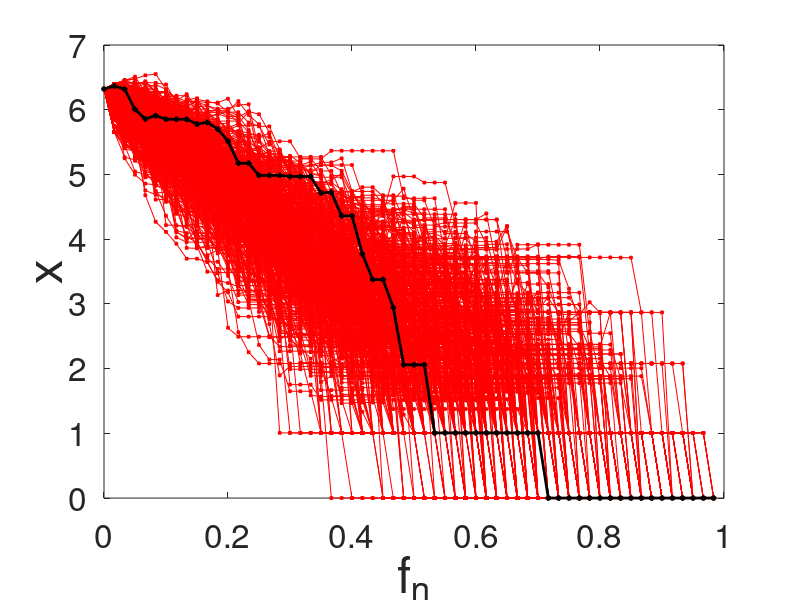
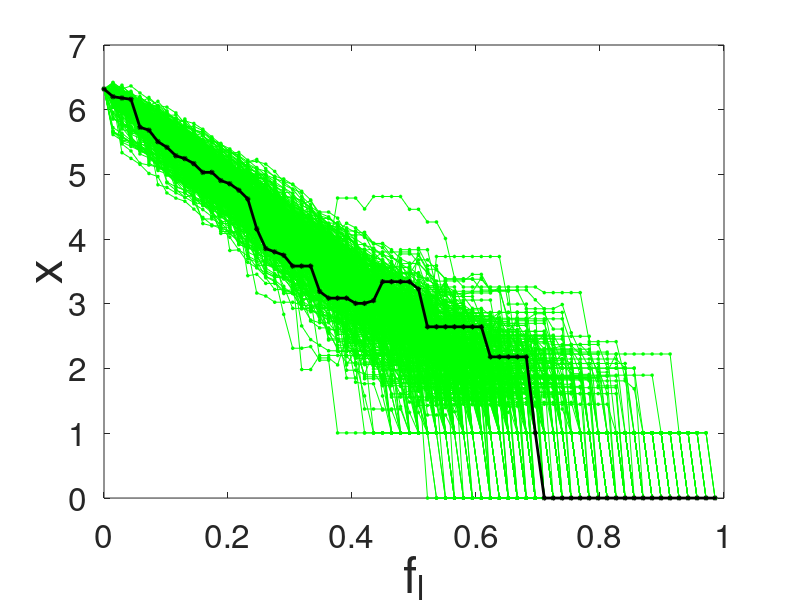
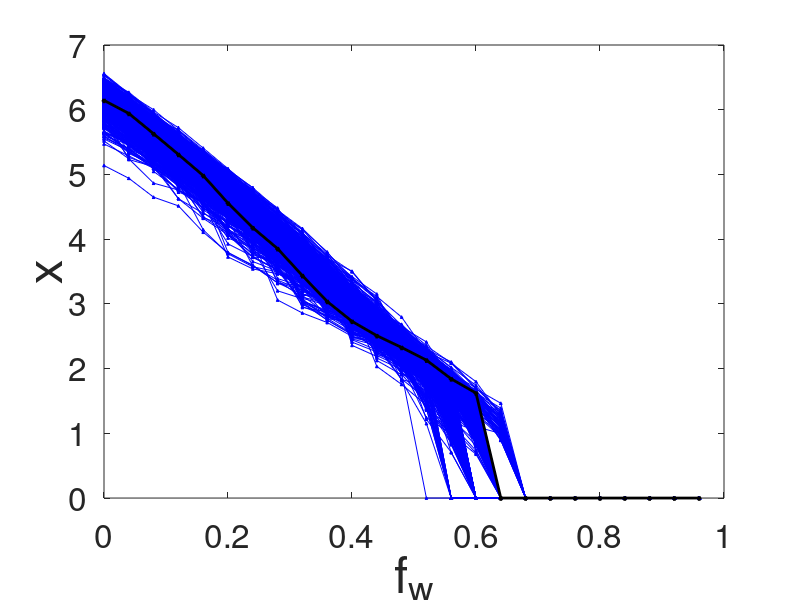
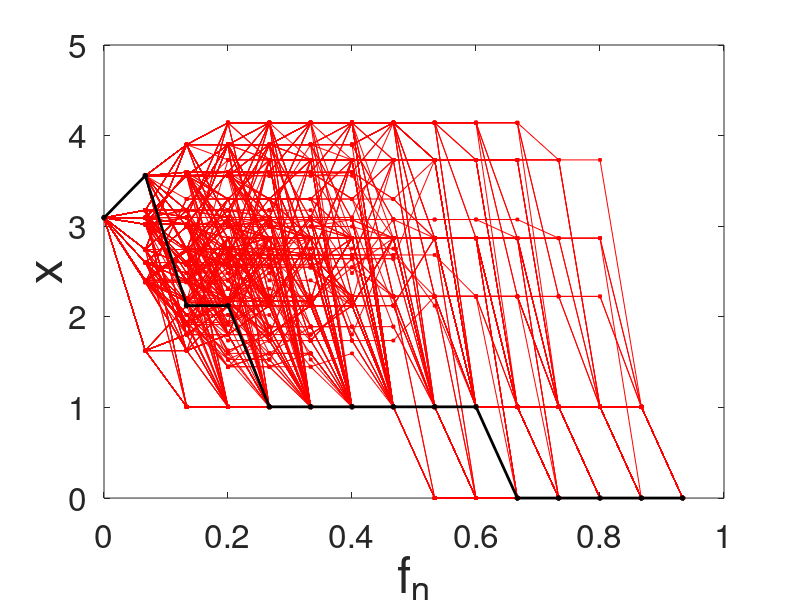

These charts were generated, in order, by the following MATLAB code: (Note: a time limit stopped this script after it produced the figures.)
function Figure3_f
%% plot figure 3 a-f

simsize = 2;

%% node TYB
figure1 = figure('color',[1 1 1]);
axes1 = axes('Parent',figure1,'FontSize',24);
box(axes1,'on');
hold(axes1,'on');
load TYB_node_a2
outputs_node = outputs;
[m,n,z] = size(outputs_node);
for i = 1:m
    output_one_node(1:n,1:z) = outputs_node(i,:,:);
    plot(1-output_one_node(:,4),output_one_node(:,1),'-rs','MarkerSize',simsize,'MarkerFaceColor','r','MarkerEdgeColor','r','LineWidth',0.01)
    hold on
end
i = m;
output_one_node(1:n,1:z) = outputs_node(i,:,:);
plot(1-output_one_node(:,4),output_one_node(:,1),'-ks','MarkerSize',simsize,'MarkerFaceColor','k','MarkerEdgeColor','k','LineWidth',2)
hold on
xlabel('f_n','FontSize',36);ylabel('x','FontSize',36)


%% link TYB
figure1 = figure('color',[1 1 1]);
axes1 = axes('Parent',figure1,'FontSize',24);
box(axes1,'on');
hold(axes1,'on');
load TYB_link_a2
outputs_link = outputs;
[m,n,z] = size(outputs_link);
for i = 1:m
    output_one_link(1:n,1:z) = outputs_link(i,:,:);
    plot(1-output_one_link(:,4),output_one_link(:,1),'-go','MarkerSize',simsize,'MarkerFaceColor','g','MarkerEdgeColor','g','LineWidth',0.01)
    hold on
end
i = m;
output_one_link(1:n,1:z) = outputs_link(i,:,:);
plot(1-output_one_link(:,4),output_one_link(:,1),'-ko','MarkerSize',simsize,'MarkerFaceColor','k','MarkerEdgeColor','k','LineWidth',2)
  
% xlim([0,1]);ylim([0,1]);
xlabel('f_l','FontSize',36);ylabel('x','FontSize',36)

%% weight TYB
figure1 = figure('color',[1 1 1]);
axes1 = axes('Parent',figure1,'FontSize',24);
box(axes1,'on');
hold(axes1,'on');
load TYB_weight_a2
outputs_weight = outputs;
[m,n,z] = size(outputs_weight);
for i = 1:m
    output_one_weight(1:n,1:z) = outputs_weight(i,:,:);
    plot(1-output_one_weight(:,4),output_one_weight(:,1),'-b^','MarkerSize',simsize,'MarkerFaceColor','b','MarkerEdgeColor','b','LineWidth',0.01)
    hold on
end
i = m;
output_one_weight(1:n,1:z) = outputs_weight(i,:,:);
plot(1-output_one_weight(:,4),output_one_weight(:,1),'-k^','MarkerSize',simsize,'MarkerFaceColor','k','MarkerEdgeColor','k','LineWidth',2)

xlabel('f_w','FontSize',36);ylabel('x','FontSize',36)


%% node TECB
figure1 = figure('color',[1 1 1]);
axes1 = axes('Parent',figure1,'FontSize',24);
box(axes1,'on');
hold(axes1,'on');

load TECB_node_a2
outputs_node = outputs;
[m,n,z] = size(outputs_node);
output_one_node = [];
for i = 1:m
    output_one_node(1:n,1:z) = outputs_node(i,:,:);
    plot(1-output_one_node(:,4),output_one_node(:,1),'-rs','MarkerSize',simsize,'MarkerFaceColor','r','MarkerEdgeColor','r','LineWidth',0.01)
    hold on
end
i = m;
output_one_node(1:n,1:z) = outputs_node(i,:,:);
plot(1-output_one_node(:,4),output_one_node(:,1),'-ks','MarkerSize',simsize,'MarkerFaceColor','k','MarkerEdgeColor','k','LineWidth',2)
  
xlabel('f_n','FontSize',36);ylabel('x','FontSize',36)

%% link TECB
figure1 = figure('color',[1 1 1]);
axes1 = axes('Parent',figure1,'FontSize',24);
box(axes1,'on');
hold(axes1,'on');
load TECB_link_a2
outputs_link = outputs;
[m,n,z] = size(outputs_link);
output_one_link = [];
for i = 1:m
    output_one_link(1:n,1:z) = outputs_link(i,:,:);
    plot(1-output_one_link(:,4),output_one_link(:,1),'-go','MarkerSize',simsize,'MarkerFaceColor','g','MarkerEdgeColor','g','LineWidth',0.01)
    hold on
end
i = m;
output_one_link(1:n,1:z) = outputs_link(i,:,:);
plot(1-output_one_link(:,4),output_one_link(:,1),'-ko','MarkerSize',simsize,'MarkerFaceColor','k','MarkerEdgeColor','k','LineWidth',2)  
xlabel('f_l','FontSize',36);ylabel('x','FontSize',36)

%% weight TECB
figure1 = figure('color',[1 1 1]);
axes1 = axes('Parent',figure1,'FontSize',24);
box(axes1,'on');
hold(axes1,'on');
load TECB_weight_a2
outputs_weight = outputs;
[m,n,z] = size(outputs_weight);
output_one_weight = [];
for i = 1:m
    output_one_weight(1:n,1:z) = outputs_weight(i,:,:);
    plot(1-output_one_weight(:,4),output_one_weight(:,1),'-bo','MarkerSize',simsize,'MarkerFaceColor','b','MarkerEdgeColor','b','LineWidth',0.01)
    hold on
end
i = m;
output_one_weight(1:n,1:z) = outputs_weight(i,:,:);
plot(1-output_one_weight(:,4),output_one_weight(:,1),'-ko','MarkerSize',simsize,'MarkerFaceColor','k','MarkerEdgeColor','k','LineWidth',2)
   
xlabel('f_w','FontSize',36);ylabel('x','FontSize',36)
